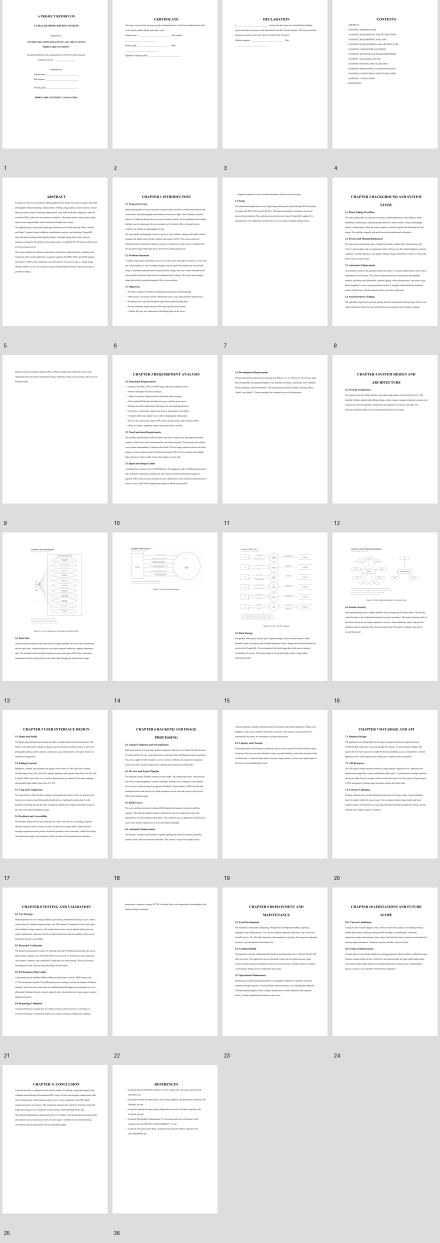
#> input picture report_render/contact.png, 880 x 2485 px (shown at 1/2 size)
$ python -i detail.py   (imports and definitions only)   (older library calls are emulated)
#> lines starting #> are read from the running program, lines starting #| are printed output that depends on the picture
"""Source-scale diagnostics and bounded, multiscale luminance texture."""

from math import ceil
from pathlib import Path

import cv2
import numpy as np
from PIL import Image

from app.schemas.images import NaturalEnhancement


def detail_sigmas(scale: float) -> tuple[float, float]:
    return max(0.25, min(1.2, 0.7 * scale)), max(0.4, min(3.0, 1.8 * scale))


def _blur(values: np.ndarray, sigma: float) -> np.ndarray:
    radius = ceil(3 * sigma)
    return cv2.GaussianBlur(values, (2 * radius + 1, 2 * radius + 1), sigma,
                            borderType=cv2.BORDER_REFLECT_101)


def detail_halo(scale: float) -> int:
    fine, medium = detail_sigmas(scale)
    # The medium band includes a fine blur followed by a medium-band activity
    # blur. Cover their summed support, plus Sobel's one-pixel neighbourhood.
    return ceil(3 * fine) + 2 * ceil(3 * medium) + 2


def sample_detail(path: Path) -> dict[str, float | int]:
    """Inspect up to five source-pixel patches; never resize the samples."""
#> called with path = '../../../report_render/contact.png'
    noise_values, structure_values, edge_values = [], [], []
    with Image.open(path) as source:
#> source is the input picture: PIL image 880x2485 RGB; mean R, G, B 242.7, 242.8, 242.8
        width, height = source.size
#> width = 880; height = 2485
        edge = max(width, height)
#> edge = 2485
        side = min(256, width, height)
#> side = 256
        boxes = set()
        for cx, cy in ((0.5, 0.5), (0.25, 0.25), (0.75, 0.25), (0.25, 0.75), (0.75, 0.75)):
            left = min(width - side, max(0, round(cx * width - side / 2)))
            top = min(height - side, max(0, round(cy * height - side / 2)))
            boxes.add((left, top, left + side, top + side))
        for box in sorted(boxes):
            with source.crop(box) as patch, patch.convert("RGB") as rgb_patch:
                rgb = np.asarray(rgb_patch, dtype=np.float32) / 255
            y = rgb[..., 0] * 0.2126 + rgb[..., 1] * 0.7152 + rgb[..., 2] * 0.0722
            fine = y - _blur(y, 0.7)
            medium = _blur(y, 0.7) - _blur(y, 1.8)
            gradient = cv2.magnitude(cv2.Sobel(y, cv2.CV_32F, 1, 0, ksize=3, scale=0.125),
                                    cv2.Sobel(y, cv2.CV_32F, 0, 1, ksize=3, scale=0.125))
            flat = (gradient < 0.018) & (y > 0.1) & (y < 0.85)
            residual = y - cv2.medianBlur(y, 3)
            if np.count_nonzero(flat) >= 64:
                noise_values.append(float(np.median(np.abs(residual[flat])) / 0.6745))
            structure_values.append(float(np.sqrt(np.mean(medium * medium))))
            edge_values.append(float(np.mean(gradient > 0.09)))
#> this loop made 5 passes
#> pass 1, in sample_detail, `with source.crop(box) as patch, patch.convert("RGB") as rgb_patch:`:
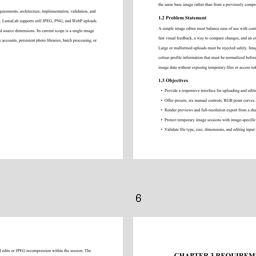
#> patch: PIL image 256x256 RGB; min 12, max 255, mean 241.3
#> pass 1, in sample_detail, `fine = y - _blur(y, 0.7)`:
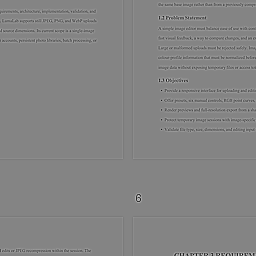
#> fine: shape (256, 256) float32; min -0.432, max 0.402, mean -7.21e-06; drawn with min black and max white
#> after the loop:
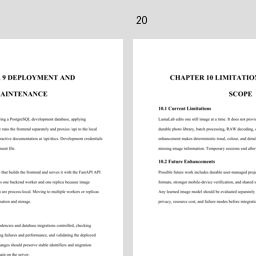
#> patch: PIL image 256x256 RGB; min 9, max 255, mean 241.8
#> after the loop, edge_values = [0.0936, 0.0784, 0.0324, 0.0624, 0.124]; noise_values = [0.163, 0.171, 0.198]; structure_values = [0.0307, 0.0279, 0.0199, 0.0265, 0.037]
    return {"reference_edge": edge, "patches": len(boxes),
            # Prefer the quieter credible samples: a median across sky and
            # foliage patches can mistake real fine texture for sensor noise.
            "noise": min(0.1, float(np.quantile(noise_values, 0.25))) if noise_values else 0.012,
            "noise_samples": len(noise_values),
            "structure": float(np.median(structure_values)), "hard_edges": float(np.mean(edge_values))}


# [33 lines that did not run here, left out]

>>> result = sample_detail('../../../report_render/contact.png')
#> result = {'reference_edge': 2485, 'patches': 5, 'noise': 0.1, 'noise_samples': 3, 'structure': 0.0279, 'hard_edges': 0.0781}

$ run again, on report_render/page-02.png
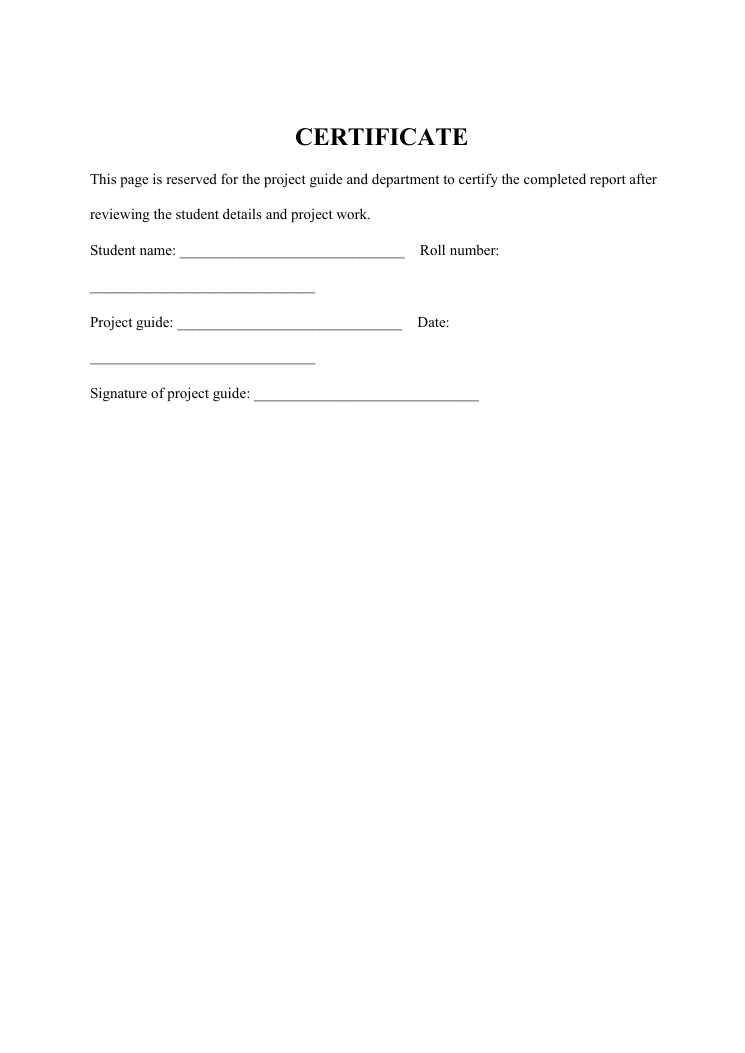
#> input picture report_render/page-02.png, 745 x 1053 px
#> in sample_detail, source is the input picture: PIL image 745x1053 RGB; min 0, max 255, mean 253.4
#> the loop in sample_detail, `for box in sorted(boxes):` made 5 passes
#> pass 1, in sample_detail, `with source.crop(box) as patch, patch.convert("RGB") as rgb_patch:`:
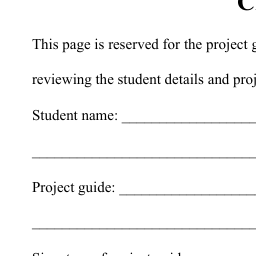
#> patch: PIL image 256x256 RGB; min 0, max 255, mean 247
#> pass 1, in sample_detail, `fine = y - _blur(y, 0.7)`:
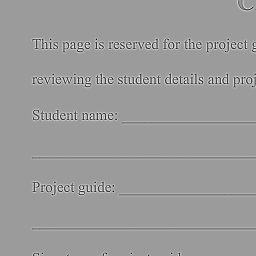
#> fine: shape (256, 256) float32; min -0.575, max 0.366, mean -1.01e-05; drawn with min black and max white
#> after the loop in sample_detail, `for box in sorted(boxes):`: edge_values = [0.125, 0, 0.0138, 0.0416, 0]; noise_values = []; structure_values = [0.0505, 0, 0.0121, 0.0354, 0]
#> result = {'reference_edge': 1053, 'patches': 5, 'noise': 0.012, 'noise_samples': 0, 'structure': 0.0121, 'hard_edges': 0.036}
